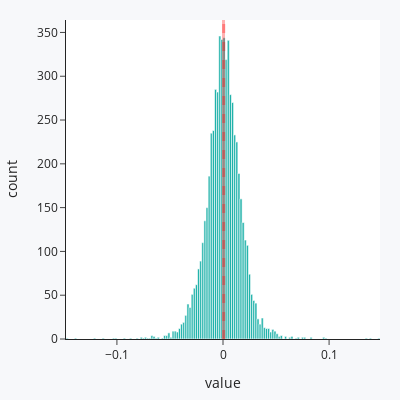

Here is the notebook cell this chart was saved with:
### Markdown cell above
### Histograma com retornos diários

### Code cell
fig02 = px.histogram(retornos_ibov, color_discrete_sequence=['lightseagreen'])

fig02.add_vline(x=np.mean(retornos_ibov), line_width=3,  line_color="red")
fig02.add_vline(x=np.median(retornos_ibov), line_width=3, line_dash="dash", line_color="red")

fig02.update_layout(width=400, height=400, template = 'simple_white',
                    paper_bgcolor="#f7f8fa", margin=dict(l=20, r=20, t=20, b=20),
                    showlegend=False)

### Figure 1 — Plotly figure (JSON) as saved in the notebook; plotly's stock layout.template omitted (floating-point values rounded to 4 significant figures; data arrays with more than 128 entries replaced by an {"elided": "..."} marker saying what was removed)
{"data": [{"alignmentgroup": "True", "bingroup": "x", "hovertemplate": "variable=Close<br>value=%{x}<br>count=%{y}<extra></extra>", "legendgroup": "Close", "marker": {"color": "lightseagreen", "pattern": {"shape": ""}}, "name": "Close", "offsetgroup": "Close", "orientation": "v", "showlegend": true, "type": "histogram", "x": {"elided": "5958 float values"}, "xaxis": "x", "yaxis": "y"}], "layout": {"barmode": "relative", "height": 400, "legend": {"title": {"text": "variable"}, "tracegroupgap": 0}, "margin": {"b": 20, "l": 20, "r": 20, "t": 20}, "paper_bgcolor": "#f7f8fa", "shapes": [{"line": {"color": "red", "width": 3}, "type": "line", "x0": 0.0004942, "x1": 0.0004942, "xref": "x", "y0": 0, "y1": 1, "yref": "y domain"}, {"line": {"color": "red", "dash": "dash", "width": 3}, "type": "line", "x0": 0.0006929, "x1": 0.0006929, "xref": "x", "y0": 0, "y1": 1, "yref": "y domain"}], "showlegend": false, "width": 400, "xaxis": {"anchor": "y", "domain": [0, 1], "title": {"text": "value"}}, "yaxis": {"anchor": "x", "domain": [0, 1], "title": {"text": "count"}}}}
